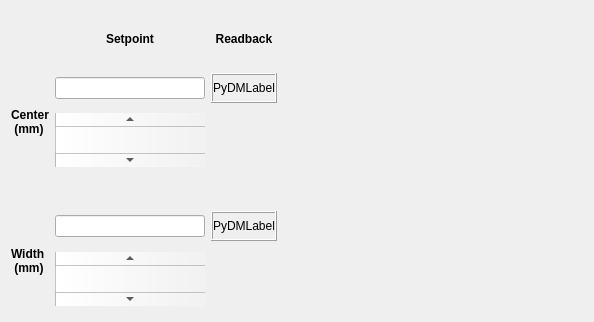
        <widget class="QWidget" name="tab_Slits">
         <attribute name="title">
          <string>SlitH</string>
         </attribute>
         <layout class="QGridLayout" name="gridLayout_8">
          <item row="1" column="4">
           <widget class="QFrame" name="frame_SlitH_Center_SP">
            <property name="minimumSize">
             <size>
              <width>0</width>
              <height>0</height>
             </size>
            </property>
            <property name="frameShape">
             <enum>QFrame::Box</enum>
            </property>
            <property name="frameShadow">
             <enum>QFrame::Raised</enum>
            </property>
            <layout class="QVBoxLayout" name="verticalLayout_31">
             <property name="spacing">
              <number>0</number>
             </property>
             <property name="leftMargin">
              <number>0</number>
             </property>
             <property name="topMargin">
              <number>0</number>
             </property>
             <property name="rightMargin">
              <number>0</number>
             </property>
             <property name="bottomMargin">
              <number>0</number>
             </property>
             <item>
              <widget class="PyDMLabel" name="PyDMLabel_SlitH_Center_RB">
               <property name="maximumSize">
                <size>
                 <width>150</width>
                 <height>16777215</height>
                </size>
               </property>
               <property name="toolTip">
                <string/>
               </property>
               <property name="whatsThis">
                <string/>
               </property>
               <property name="text">
                <string>PyDMLabel</string>
               </property>
               <property name="alignment">
                <set>Qt::AlignLeading|Qt::AlignLeft|Qt::AlignVCenter</set>
               </property>
               <property name="channel" stdset="0">
                <string>ca://${PREFIX}TB-01:DI-SlitH:Center-RB</string>
               </property>
              </widget>
             </item>
            </layout>
           </widget>
          </item>
          <item row="0" column="3">
           <widget class="QLabel" name="label_3">
            <property name="maximumSize">
             <size>
              <width>16777215</width>
              <height>40</height>
             </size>
            </property>
            <property name="styleSheet">
             <string notr="true">font-weight:bold;</string>
            </property>
            <property name="text">
             <string>Setpoint</string>
            </property>
            <property name="alignment">
             <set>Qt::AlignCenter</set>
            </property>
           </widget>
          </item>
          <item row="1" column="3">
           <widget class="PyDMLineEdit" name="PyDMLineEdit_SlitH_Center_SP">
            <property name="sizePolicy">
             <sizepolicy hsizetype="Minimum" vsizetype="Fixed">
              <horstretch>0</horstretch>
              <verstretch>0</verstretch>
             </sizepolicy>
            </property>
            <property name="minimumSize">
             <size>
              <width>150</width>
              <height>0</height>
             </size>
            </property>
            <property name="maximumSize">
             <size>
              <width>16777215</width>
              <height>16777215</height>
             </size>
            </property>
            <property name="toolTip">
             <string/>
            </property>
            <property name="whatsThis">
             <string>
    Writeable text field to send and display channel values
    </string>
            </property>
            <property name="showUnits" stdset="0">
             <bool>false</bool>
            </property>
            <property name="channel" stdset="0">
             <string>ca://${PREFIX}TB-01:DI-SlitH:Center-SP</string>
            </property>
           </widget>
          </item>
          <item row="2" column="3">
           <widget class="PyDMScrollBar" name="PyDMScrollBar_SlitH_Center_SP">
            <property name="sizePolicy">
             <sizepolicy hsizetype="Preferred" vsizetype="Fixed">
              <horstretch>0</horstretch>
              <verstretch>0</verstretch>
             </sizepolicy>
            </property>
            <property name="channel" stdset="0">
             <string>ca://${PREFIX}TB-01:DI-SlitH:Center-SP</string>
            </property>
           </widget>
          </item>
          <item row="3" column="1">
           <spacer name="verticalSpacer">
            <property name="orientation">
             <enum>Qt::Vertical</enum>
            </property>
            <property name="sizeType">
             <enum>QSizePolicy::Fixed</enum>
            </property>
            <property name="sizeHint" stdset="0">
             <size>
              <width>20</width>
              <height>20</height>
             </size>
            </property>
           </spacer>
          </item>
          <item row="4" column="3">
           <widget class="PyDMLineEdit" name="PyDMLineEdit_SlitH_Width_SP">
            <property name="sizePolicy">
             <sizepolicy hsizetype="Minimum" vsizetype="Fixed">
              <horstretch>0</horstretch>
              <verstretch>0</verstretch>
             </sizepolicy>
            </property>
            <property name="minimumSize">
             <size>
              <width>150</width>
              <height>0</height>
             </size>
            </property>
            <property name="maximumSize">
             <size>
              <width>16777215</width>
              <height>16777215</height>
             </size>
            </property>
            <property name="toolTip">
             <string/>
            </property>
            <property name="whatsThis">
             <string>
    Writeable text field to send and display channel values
    </string>
            </property>
            <property name="showUnits" stdset="0">
             <bool>false</bool>
            </property>
            <property name="channel" stdset="0">
             <string>ca://${PREFIX}TB-01:DI-SlitH:Width-SP</string>
            </property>
           </widget>
          </item>
          <item row="4" column="4">
           <widget class="QFrame" name="frame_SlitH_Width_SP">
            <property name="minimumSize">
             <size>
              <width>0</width>
              <height>0</height>
             </size>
            </property>
            <property name="frameShape">
             <enum>QFrame::Box</enum>
            </property>
            <property name="frameShadow">
             <enum>QFrame::Raised</enum>
            </property>
            <layout class="QVBoxLayout" name="verticalLayout_29">
             <property name="spacing">
              <number>0</number>
             </property>
             <property name="leftMargin">
              <number>0</number>
             </property>
             <property name="topMargin">
              <number>0</number>
             </property>
             <property name="rightMargin">
              <number>0</number>
             </property>
             <property name="bottomMargin">
              <number>0</number>
             </property>
             <item>
              <widget class="PyDMLabel" name="PyDMLabel_SlitH_Width_RB">
               <property name="maximumSize">
                <size>
                 <width>150</width>
                 <height>16777215</height>
                </size>
               </property>
               <property name="toolTip">
                <string/>
               </property>
               <property name="whatsThis">
                <string/>
               </property>
               <property name="text">
                <string>PyDMLabel</string>
               </property>
               <property name="alignment">
                <set>Qt::AlignLeading|Qt::AlignLeft|Qt::AlignVCenter</set>
               </property>
               <property name="channel" stdset="0">
                <string>ca://${PREFIX}TB-01:DI-SlitH:Width-RB</string>
               </property>
              </widget>
             </item>
            </layout>
           </widget>
          </item>
          <item row="0" column="4">
           <widget class="QLabel" name="label_2">
            <property name="maximumSize">
             <size>
              <width>16777215</width>
              <height>40</height>
             </size>
            </property>
            <property name="styleSheet">
             <string notr="true">font-weight:bold;</string>
            </property>
            <property name="text">
             <string>Readback</string>
            </property>
            <property name="alignment">
             <set>Qt::AlignCenter</set>
            </property>
           </widget>
          </item>
          <item row="5" column="3">
           <widget class="PyDMScrollBar" name="PyDMScrollBar_SlitH_Width_SP">
            <property name="sizePolicy">
             <sizepolicy hsizetype="Preferred" vsizetype="Fixed">
              <horstretch>0</horstretch>
              <verstretch>0</verstretch>
             </sizepolicy>
            </property>
            <property name="channel" stdset="0">
             <string>ca://${PREFIX}TB-01:DI-SlitH:Width-SP</string>
            </property>
           </widget>
          </item>
          <item row="0" column="5" rowspan="6">
           <widget class="QWidget" name="widget_2" native="true">
            <property name="minimumSize">
             <size>
              <width>300</width>
              <height>300</height>
             </size>
            </property>
            <widget class="PyDMDrawingCircle" name="PyDMDrawingCircle">
             <property name="geometry">
              <rect>
               <x>0</x>
               <y>80</y>
               <width>300</width>
               <height>140</height>
              </rect>
             </property>
             <property name="sizePolicy">
              <sizepolicy hsizetype="Fixed" vsizetype="Fixed">
               <horstretch>0</horstretch>
               <verstretch>0</verstretch>
              </sizepolicy>
             </property>
             <property name="toolTip">
              <string/>
             </property>
             <property name="whatsThis">
              <string>
    A widget with a circle drawn in it.
    This class inherits from PyDMDrawing.

    Parameters
    ----------
    parent : QWidget
        The parent widget for the Label
    init_channel : str, optional
        The channel to be used by the widget.
    </string>
             </property>
            </widget>
            <widget class="PyDMDrawingRectangle" name="PyDMDrawingRectangle_SlitHLeft">
             <property name="geometry">
              <rect>
               <x>40</x>
               <y>40</y>
               <width>110</width>
               <height>220</height>
              </rect>
             </property>
             <property name="sizePolicy">
              <sizepolicy hsizetype="Fixed" vsizetype="Fixed">
               <horstretch>0</horstretch>
               <verstretch>0</verstretch>
              </sizepolicy>
             </property>
             <property name="toolTip">
              <string/>
             </property>
             <property name="whatsThis">
              <string>
    A widget with a rectangle drawn in it.
    This class inherits from PyDMDrawing.

    Parameters
    ----------
    parent : QWidget
        The parent widget for the Label
    init_channel : str, optional
        The channel to be used by the widget.
    </string>
             </property>
             <property name="brush" stdset="0">
              <brush brushstyle="Dense3Pattern">
               <color alpha="255">
                <red>119</red>
                <green>153</green>
                <blue>116</blue>
               </color>
              </brush>
             </property>
            </widget>
            <widget class="PyDMDrawingRectangle" name="PyDMDrawingRectangle_SlitHRight">
             <property name="geometry">
              <rect>
               <x>150</x>
               <y>40</y>
               <width>110</width>
               <height>220</height>
              </rect>
             </property>
             <property name="sizePolicy">
              <sizepolicy hsizetype="Fixed" vsizetype="Fixed">
               <horstretch>0</horstretch>
               <verstretch>0</verstretch>
              </sizepolicy>
             </property>
             <property name="toolTip">
              <string/>
             </property>
             <property name="whatsThis">
              <string>
    A widget with a rectangle drawn in it.
    This class inherits from PyDMDrawing.

    Parameters
    ----------
    parent : QWidget
        The parent widget for the Label
    init_channel : str, optional
        The channel to be used by the widget.
    </string>
             </property>
             <property name="brush" stdset="0">
              <brush brushstyle="Dense3Pattern">
               <color alpha="255">
                <red>119</red>
                <green>153</green>
                <blue>116</blue>
               </color>
              </brush>
             </property>
            </widget>
           </widget>
          </item>
          <item row="1" column="1" rowspan="2">
           <widget class="QLabel" name="label_SlitH_Width">
            <property name="styleSheet">
             <string notr="true">font-weight:bold;</string>
            </property>
            <property name="text">
             <string>Center 
 (mm)</string>
            </property>
           </widget>
          </item>
          <item row="4" column="1" rowspan="2">
           <widget class="QLabel" name="label_SlitH_Center">
            <property name="styleSheet">
             <string notr="true">font-weight:bold;</string>
            </property>
            <property name="text">
             <string>Width 
 (mm)</string>
            </property>
           </widget>
          </item>
         </layout>
        </widget>
